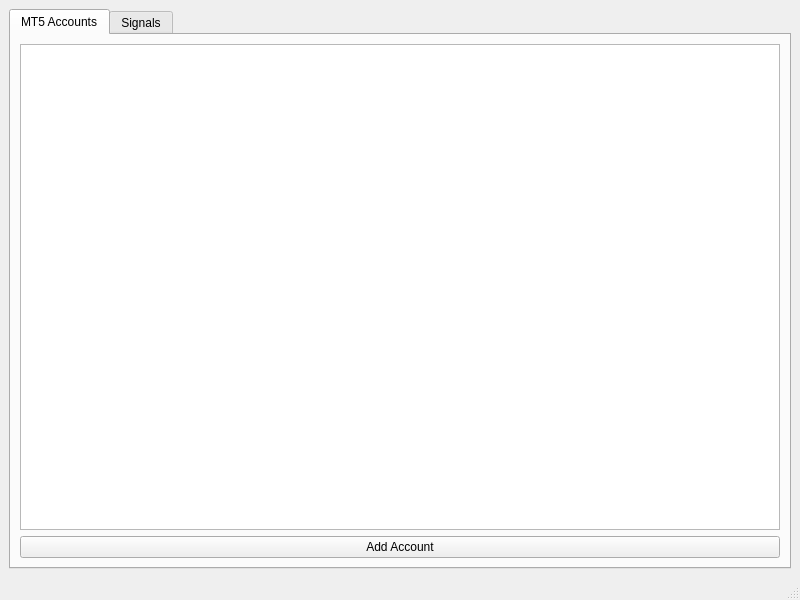
<?xml version="1.0" encoding="UTF-8"?>
<ui version="4.0">
 <class>MainWindow</class>
 <widget class="QMainWindow" name="MainWindow">
  <property name="geometry">
   <rect>
    <x>0</x>
    <y>0</y>
    <width>800</width>
    <height>600</height>
   </rect>
  </property>
  <property name="windowTitle">
   <string>Signal Copier Pro</string>
  </property>
  <widget class="QWidget" name="centralwidget">
   <layout class="QVBoxLayout" name="verticalLayout">
    <item>
     <widget class="QTabWidget" name="tabWidget">
      <property name="currentIndex">
       <number>0</number>
      </property>
      <widget class="QWidget" name="tabAccounts">
       <attribute name="title">
        <string>MT5 Accounts</string>
       </attribute>
       <layout class="QVBoxLayout" name="verticalLayout_2">
        <item>
         <widget class="QTableWidget" name="tableAccounts"/>
        </item>
        <item>
         <widget class="QPushButton" name="btnAddAccount">
          <property name="text">
           <string>Add Account</string>
          </property>
         </widget>
        </item>
       </layout>
      </widget>
      <widget class="QWidget" name="tabSignals">
       <attribute name="title">
        <string>Signals</string>
       </attribute>
       <layout class="QVBoxLayout" name="verticalLayout_3">
        <item>
         <widget class="QTextEdit" name="textSignal"/>
        </item>
        <item>
         <widget class="QPushButton" name="btnSendSignal">
          <property name="text">
           <string>Send Signal</string>
          </property>
         </widget>
        </item>
       </layout>
      </widget>
     </widget>
    </item>
   </layout>
  </widget>
  <widget class="QMenuBar" name="menubar">
   <property name="geometry">
    <rect>
     <x>0</x>
     <y>0</y>
     <width>800</width>
     <height>21</height>
    </rect>
   </property>
  </widget>
  <widget class="QStatusBar" name="statusbar"/>
 </widget>
 <resources/>
 <connections/>
</ui>
